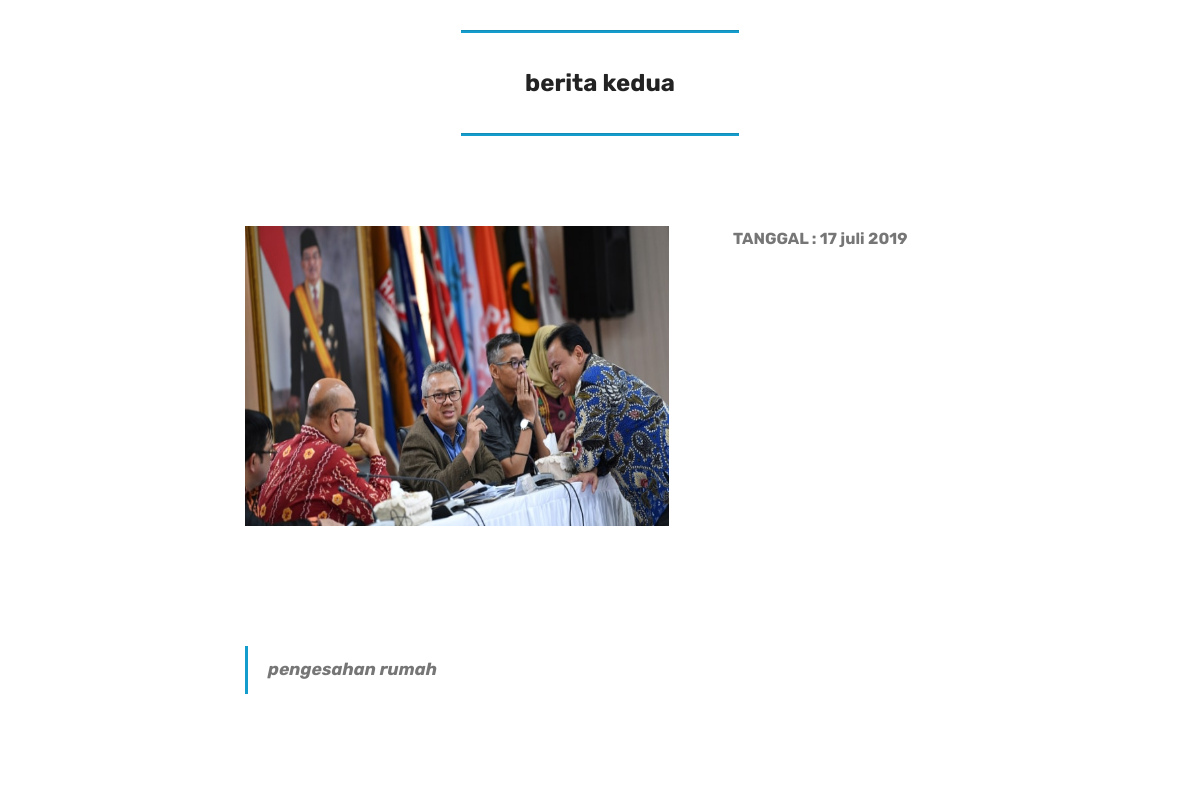
/lanjutberita2.php, run on the app's committed database.
### tables this page shows
CREATE TABLE IF NOT EXISTS `berita` (
`id_file` int(20) NOT NULL,
  `judul` varchar(300) NOT NULL,
  `tanggal` varchar(20) NOT NULL,
  `isi_singkat` varchar(300) NOT NULL,
  `isi_lengkap` longtext NOT NULL,
  `nama_file` varchar(300) NOT NULL
);

### lanjutberita2.php (the view, shortened to what this page needs)
<!DOCTYPE html>
<html  >
<head>
  <link rel="stylesheet" href="etc5/assets/tether/tether.min.css">
  <link rel="stylesheet" href="etc5/assets/bootstrap/css/bootstrap.min.css">
  <link rel="stylesheet" href="etc5/assets/bootstrap/css/bootstrap-grid.min.css">
  <link rel="stylesheet" href="etc5/assets/bootstrap/css/bootstrap-reboot.min.css">
  <link rel="stylesheet" href="etc5/assets/theme/css/style.css">
  <link rel="stylesheet" href="etc5/assets/mobirise/css/mbr-additional.css" type="text/css">
</head>
<body><?php
  $query_mysql = mysql_query("SELECT * FROM berita WHERE id_file = '2'")or die(mysql_error());
  while($data = mysql_fetch_array($query_mysql)){
  ?>
  <section class="mbr-section article content9 cid-rwh3Hn5seR" id="content9-h">
    <div class="container">
        <div class="inner-container" style="width: 100%;">
            <hr class="line" style="width: 25%;">
            <div class="section-text align-center mbr-fonts-style display-5"><strong>
                    <?php echo $data['judul'] ?></div>
            <hr class="line" style="width: 25%;">
        </div>
        </div>
</section>
<section class="engine"><a href="https://mobirise.info/d">web maker</a></section><section class="mbr-section content6 cid-rwh3cw7SiJ" id="content6-e">
    <div class="container">
        <div class="media-container-row">
            <div class="col-12 col-md-8">
                <div class="media-container-row">
                    <div class="mbr-figure" style="width: 200%;">
                      <img src="<?php echo "fileberita/".$data['nama_file']; ?>" width="700" height="300">
                    </div>
                    <div class="media-content">
                        <div class="mbr-section-text">
                            <p class="mbr-text mb-0 mbr-fonts-style display-7">
                               <strong>TANGGAL : </strong> <?php echo $data['tanggal'] ?>
                            </p>
                        </div>
                    </div>
                </div>
            </div>
        </div>
    </div>
</section>
<section class="mbr-section article content1 cid-rwh3mL30mn" id="content2-f">
    <div class="container">
        <div class="media-container-row">
            <div class="mbr-text col-12 col-md-8 mbr-fonts-style display-7">
                <blockquote> <?php echo $data['isi_lengkap'] ?></blockquote>
            </div>
        </div>
    </div>
</section>
<?php } ?>
</body>
</html>

### etc5/assets/theme/css/style.css (style rules this page uses)
section { background-color: #eeeeee; }
section, .container, .container-fluid { position: relative; word-wrap: break-word; }
body { color: #232323; }
b, strong { font-weight: bold; }
blockquote { padding: 10px 0 10px 20px; position: relative; border-left: 2px solid; border-color: #ff3366; }
body { position: relative; }
section { background-position: 50% 50%; background-repeat: no-repeat; background-size: cover; }
.align-center { text-align: center; }
.media-content { -webkit-flex-basis: 100%; flex-basis: 100%; }
.media-container-row { display: -ms-flexbox; display: -webkit-flex; display: flex; -webkit-flex-direction: row; -ms-flex-direction: row; flex-direction: row; -webkit-flex-wrap: wrap; -ms-flex-wrap: wrap; flex-wrap: wrap; -webkit-justify-content: center; -ms-flex-pack: center; justify-content: center; -webkit-align-content: center; -ms-flex-line-pack: center; align-content: center; -webkit-align-items: start; -ms-flex-align: start; align-items: start; }
@media (min-width: 992px) { .media-container-row { -webkit-flex-wrap: nowrap; -ms-flex-wrap: nowrap; flex-wrap: nowrap; } }
.mbr-figure img, .mbr-figure iframe { display: block; width: 100%; }
.mbr-figure { -ms-flex-item-align: center; -ms-grid-row-align: center; -webkit-align-self: center; align-self: center; }
.mbr-figure img, .card-img img { width: 100%; }

### etc5/assets/mobirise/css/mbr-additional.css (style rules this page uses)
body { font-style: normal; line-height: 1.5; }
.mbr-text { font-style: normal; line-height: 1.6; }
.display-5 { font-family: 'Rubik', sans-serif; font-size: 1.5rem; }
.display-7 { font-family: 'Rubik', sans-serif; font-size: 1rem; }
blockquote { font-style: italic; padding: 10px 0 10px 20px; font-size: 1.09rem; position: relative; border-color: #149dcc; border-width: 3px; }
ul, ol, pre, blockquote { margin-bottom: 2.3125rem; }
html, body { height: auto; min-height: 100vh; }
.cid-rwh3Hn5seR { padding-top: 30px; padding-bottom: 30px; background-color: #ffffff; }
.cid-rwh3Hn5seR .line { background-color: #149dcc; color: #149dcc; align: center; height: 2px; margin: 0 auto; }
.cid-rwh3Hn5seR .section-text { padding: 2rem 0; }
.cid-rwh3Hn5seR .inner-container { margin: 0 auto; }
.cid-rwh3cw7SiJ { padding-top: 60px; padding-bottom: 60px; background-color: #ffffff; }
@media (min-width: 992px) { .cid-rwh3cw7SiJ .mbr-figure { padding-right: 4rem; } }
.cid-rwh3cw7SiJ .mbr-text { color: #767676; }
.cid-rwh3mL30mn { padding-top: 60px; padding-bottom: 60px; background-color: #ffffff; }
.cid-rwh3mL30mn .mbr-text, .cid-rwh3mL30mn blockquote { color: #767676; }

### data on the page
berita: judul "berita kedua", nama_file (picture), tanggal "17 juli 2019", isi_lengkap "pengesahan rumah"
